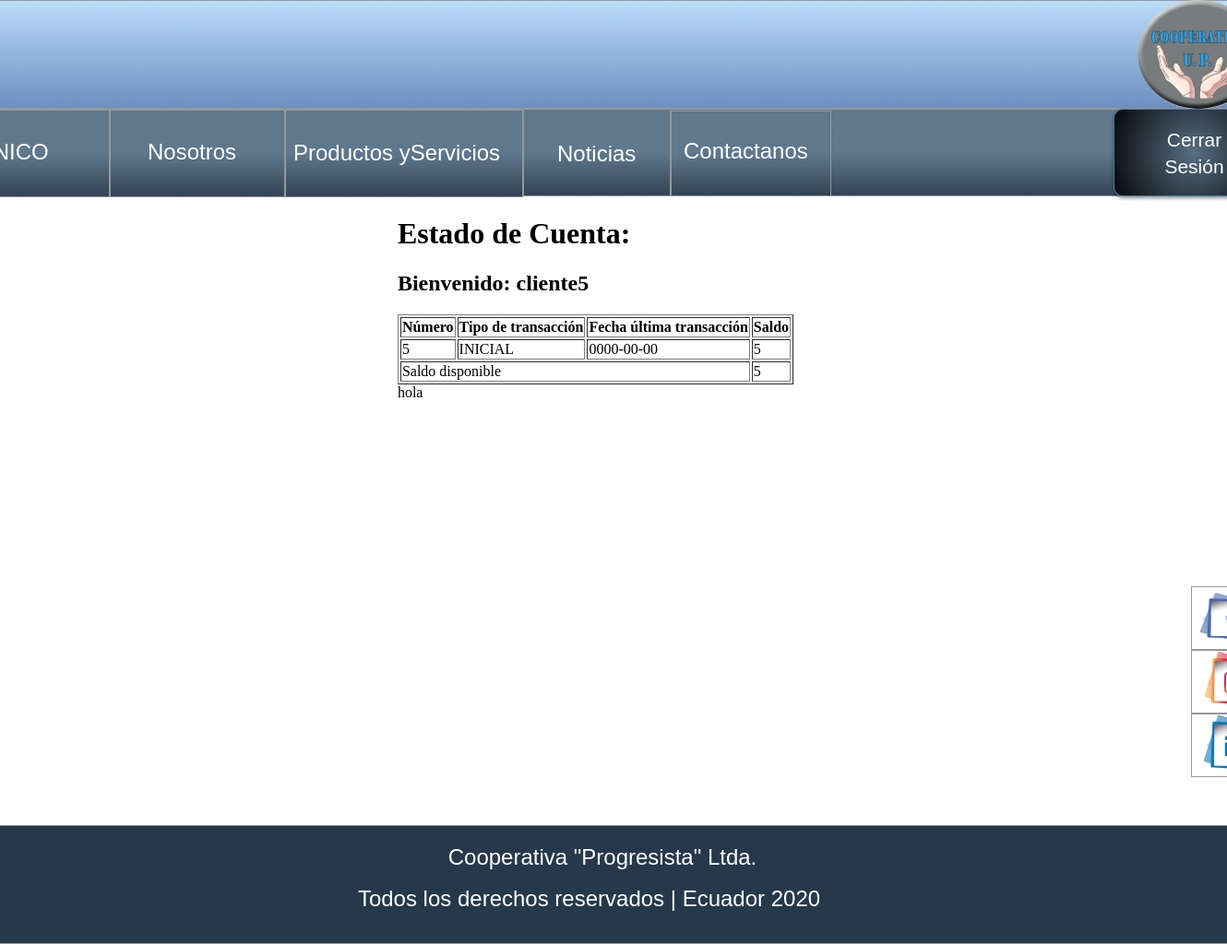
The app's page /Publica/coperativa/cajeroEstadoCuenta.php?usuario=cliente5 with its own data.
### tables this page shows
CREATE TABLE `estadocuentas` (
  `ect_id` int(11) NOT NULL,
  `ect_fecha` date NOT NULL,
  `ect_tipo_operacion` varchar(25) NOT NULL,
  `ect_saldo` float NOT NULL,
  `clientes_cli_cuenta_ahorros` int(11) NOT NULL
);

### sistemaCooperativa/conexiondb/conexiondb.php (called while the page is built, shortened)
<?php
class Conexion{
        private $conexion=null;
        private $host     =   'localhost';
        private $db       =   'cooperativadb';
        private $user     =   'root';
        private $password =   'WEcl0105801567';
     public function conectar()
    {
        $consql="mysql:host=".$this->host.";dbname=".$this->db.";charset=utf8";
        try{
            $this->conexion =   new PDO($consql,$this->user,$this->password);
            $this->conexion->setAttribute(PDO::ATTR_ERRMODE,PDO::ERRMODE_EXCEPTION);
        }catch(Exception $e){
            $this->conexion='Error de conexion';
            echo "ERROR: ".$e->getMessage();
        }catch(Exception $e){
            $this->conexion='Error de conexion';
        }finally{
            return $this->conexion;
        }
     }
}
?>

### sistemaCooperativa/controlador/usuarios/realizarEstadoCuenta.php (called while the page is built, shortened)
<?php
require_once '../../sistemaCooperativa/conexiondb/conexiondb.php';
class EstadoCuenta extends Conexion{
    public function listarEstadoCuenta($cliente){
        $sql = "select E.ect_id, E.ect_fecha, E.ect_tipo_operacion, E.ect_saldo  from estadocuentas  E , clientes C
        where C.usuarios_usu_usuario= '".$cliente."' AND E.clientes_cli_cuenta_ahorros=C.cli_cuenta_ahorros";
        $query=Conexion::conectar()->prepare($sql);
        $query->execute();
        return $query->fetchAll();
    }
}
?>

### Publica/coperativa/cajeroEstadoCuenta.php (the view, shortened to what this page needs)
<!DOCTYPE html>
<html>
    <head>
        <link href="./css/inicio.css" rel="stylesheet" type="text/css"/>
    </head>
    <body style="margin: 0;
 background: rgba(255, 255, 255, 1.0);">
        <div class="anima-container-center-horizontal">
            <div class="inicio anima-screen ">
                <div class="fondo-gHfdzk">
                    <div class="rectangle-xR2ake">
                    </div>
                </div>
                <div class="pie-de-pagina-dtfXso anima-flexbox-container">
                    <div class="cooperativa-progres-3E6yx3 font-class-1">
                        Cooperativa "Progresista" Ltda.
                    </div>
                    <div class="todos-los-derechos-r-88lQJw font-class-1">
                        Todos los derechos reservados | Ecuador 2020
                    </div>
                </div>
                <div class="cuerpo-W3vS2v anima-flexbox-container">
                    <div class="fondAdmi">
                        <div>
                            <h1>Estado de Cuenta: </h1>
                        </div>
                        <div>
                            <?php
                                $cliente = $_GET["usuario"];
                                echo"<h2>Bienvenido: $cliente</h2>";
                            ?>
                            <div class="contenedorTablas">
                            <table border="1">
                                <tr>
                                <th>Número </th>
                                <th>Tipo de transacción</th>
                                <th>Fecha última transacción</th>
                                <th>Saldo</th>
                                </tr>
                                <?php
                                require_once "../../sistemaCooperativa/controlador/usuarios/realizarEstadoCuenta.php";
                                $ect=new EstadoCuenta();
                                $saldo=0;
                                foreach($ect->listarEstadoCuenta($cliente) as $key =>$value){
                                    $saldo=$value['ect_saldo'];
                                ?>
                                <tr>
                                <td><?php  echo $row=$value['ect_id'] ?></td>
                                <td><?php  echo $row=$value['ect_tipo_operacion'] ?></td>
                                <td><?php  echo $row=$value['ect_fecha'] ?></td>
                                <td><?php  echo $row=$value['ect_saldo'] ?></td>
                                </tr>
                                <?php
                                    } ?>
                                <tr><td colspan="3">Saldo disponible</td>
                                <td><?php echo $saldo ?></td>
                                </tr>
                                </table>
                            </div>
                            <div>hola</div>
                        </div>
                    </div>
                </div>
                <div class="encabesado-jjxew7">
                    <img class="rectangle-rCREGI" src="./img/inicio-rectangle-5.png"/>
                    <a href="inicio.html">
                        <img class="rectangle-91Pcc3" src="./img/inicio-rectangle-7@2x.png"/>
                    </a>
                    <div class="inico-Q4q8Pi font-class-1">
                        INICO
                    </div>
                    <a href="nosotros.html">
                        <img class="rectangle-rfFNEM" src="./img/nosotros-rectangle-3@2x.png"/>
                    </a>
                    <div class="nosotros-ip8ni7 font-class-1">
                        Nosotros
                    </div>
                    <a href="contactenos.html">
                        <img class="rectangle-A7bZhs" src="./img/contactenos-rectangle-4@2x.png"/>
                    </a>
                    <div class="contactanos-FpFxEv font-class-1">
                        Contactanos
                    </div>
                    <a href="noticias.html">
                        <img class="rectangle-zP8AVO" src="./img/noticias-rectangle-5@2x.png"/>
                    </a>
                    <div class="noticias-TCxFzP font-class-1">
                        Noticias
                    </div>
                    <a href="productoyservicios.html">
                        <img class="rectangle-bGRHnJ" src="./img/contactenos-rectangle-6@2x.png"/>
                    </a>
                    <div class="productos-y-servicios-uRxy3W font-class-1">
                        Productos yServicios
                    </div>
                    <img class="whats-app-image-2020-05-14-at-8-07-51-pm-E33ASQ" src="./img/login-whatsapp-image-2020-05-14-at-80751-pm@2x.png"/>
                    <div class="boton-CkmsDY">
                        <a href="login.html">
                            <img class="rectangle-6CDbpr" src="./img/noticias-rectangle-7@2x.png"/>
                        </a>
                        <div class="coprerativa-virtual-mH4mCL font-class-3">
                            Cerrar <br />Sesión
                        </div>
                    </div>
                </div>
                <div class="iconos-2-Vlaxun anima-flexbox-container">
                    <div class="overlap-group6-nxjBjH">
                        <img class="iconos-3-v7TSqb" src="./img/inicio-iconos-3@2x.png"/>
                    </div>
                    <div class="overlap-group7-0KByYh">
                        <img class="iconos-4-DcyczL" src="./img/inicio-iconos-4@2x.png"/>
                    </div>
                    <div class="overlap-group5-ypHxwY">
                        <img class="iconos-xr2DH6" src="./img/inicio-iconos@2x.png"/>
                    </div>
                </div>
            </div>
        </div>
    </body>
</html>

### records on screen
estadocuentas: ect_id "5", ect_tipo_operacion "INICIAL", ect_fecha "0000-00-00", ect_saldo "5"

### other values on screen
$cliente "cliente5"
